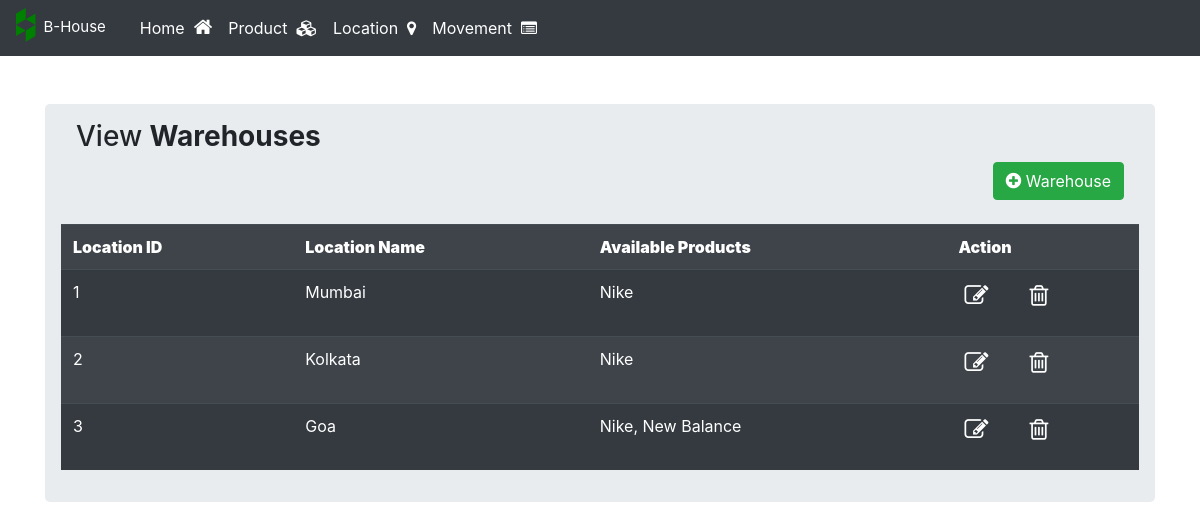
The app's page /location with its own data.
### app.py (models this page shows, shortened)
class Location(db.Model):
	id = db.Column(db.Integer,primary_key=True)
	name = db.Column(db.String(100),nullable=False)
	date_created = db.Column(db.DateTime, default=datetime.utcnow)
	date_updated = db.Column(db.DateTime, default=datetime.utcnow)

### app.py (the view)
@app.route('/location',methods=['GET','POST'])
def locations():
	if request.method=='POST':
		if 'add_location_name' in request.form:
			location_name = request.form['add_location_name']
			if not location_name.strip():
				flash(f"warehouse is empty or contains only spaces!", "danger")
				return redirect('/location')
			elif bool(Location.query.filter(func.lower(Location.name) == func.lower(location_name)).first()):
				flash(f"'{location_name}' warehouse already exists in the data!", "danger")
				return redirect('/location')
			else:
				new_location=Location(name=location_name)
				db.session.add(new_location)
				db.session.commit()
				flash(f"'{location_name}' warehouse is successfully added!", "success")
				return redirect('/location')
		if 'delete_location_id' in request.form:
			location_id = request.form['delete_location_id']
			old_location_name = Location.query.filter_by(id=location_id).first()
			f_id=ProductMovement.query.filter(or_(ProductMovement.from_location == old_location_name.name,ProductMovement.to_location == old_location_name.name),ProductMovement.Flag =='A').first()
			if f_id is not None:
				flash(f" Location used in movement cannot be deleted !", "danger")
				return redirect('/location')
			else:
				delete_location = Location.query.get_or_404(location_id)
				db.session.delete(delete_location)
				db.session.commit()
				flash(f"'{delete_location.name}' warehouse successfully deleted", "danger")
				return redirect('/location')
		if 'editlocation' in request.form:
			update_location_name = request.form['location_name']
			if bool(Location.query.filter(func.lower(Location.name) == func.lower(update_location_name)).first()):
				flash(f"'{update_location_name}' warehouse already exists in the data!", "danger")
				return redirect('/location')
			else:
				update_location_id = request.form['editlocation']
				old_location_name = Location.query.filter_by(id=update_location_id).first()
				update = Location.query.get_or_404(update_location_id)
				f_id=ProductMovement.query.filter_by(from_location = old_location_name.name)
				for  i in f_id:
					edit_movement = ProductMovement.query.get_or_404(i.id)
					edit_movement.from_location=update_location_name
				t_id=ProductMovement.query.filter_by(to_location=old_location_name.name)
				for  i in t_id:
					edit_movement = ProductMovement.query.get_or_404(i.id)
					edit_movement.to_location=update_location_name
				update.name = update_location_name
				update.date_updated = datetime.utcnow()
				db.session.commit()
				flash(f" Warehouse successfully updated to '{update.name}'!", "info")
				return redirect('/location')
	else:
		all_location = Location.query.order_by(Location.id).all()
		location_details = get_data("location")
		message=None
		if not location_details:
			message = "Currently Data is unavailable. Add Now!"
		return render_template('location.html',location_details=location_details,message=message)

### app.py (called while the page is built)
def get_total(product, location,movement=None,process=None):
	imported = 0
	exported = 0
	if movement is None:
		imported_items = get_import_data(product,location)
	else:
		imported_items = get_import_data(product,location,movement,process)
	if imported_items:
		for item in imported_items:
			imported +=item.product_qty
	if movement is None:
		exported_items = get_export_data(product,location)
	else :
		exported_items = get_export_data(product,location,movement,process)
	if exported_items:
			for item in exported_items:
				exported += item.product_qty
	if exported > imported:
		total = exported - imported
	else:
		total = imported - exported
	return total

def get_import_data(product, location,movement=None,process=None):
	if movement is not None:
		if process == 'past':
			imported = ProductMovement.query.filter(ProductMovement.id < movement , ProductMovement.product_name == product ,ProductMovement.to_location == location ,ProductMovement.Flag =='A')
		if process == 'future':
			imported = ProductMovement.query.filter(ProductMovement.id > movement , ProductMovement.product_name == product ,ProductMovement.to_location == location ,ProductMovement.Flag =='A')
	else:
		imported = ProductMovement.query.filter_by(product_name=product).filter_by(to_location=location).filter_by(Flag='A').all()
	return imported

def get_export_data(product, location,movement=None,process=None):
	if movement is not None:
		if process == 'past':
			exported = ProductMovement.query.filter(ProductMovement.id < movement , ProductMovement.product_name == product ,ProductMovement.from_location == location ,ProductMovement.Flag =='A')
			return exported
		if process == 'future':
			exported = ProductMovement.query.filter(ProductMovement.id > movement , ProductMovement.product_name == product ,ProductMovement.from_location == location ,ProductMovement.Flag =='A')
			return exported
	else:
		exported = ProductMovement.query.filter_by(product_name=product).filter_by(from_location=location).filter_by(Flag='A').all()
		return exported

### templates/location.html (shortened to what this page needs)
{% extends 'base.html' %}
{% block body %}
<br>
<div class="container" align="center">
	<br>
	<div div class="row-9">
		<DIV class="jumbotron p-3">
		<div class="col-12">
			<H3 align="left">View <b>Warehouses</b></H3>
			<div align="right">
				<button class="btn btn-success btn-xs" data-toggle="modal" data-target="#addNewLocation"><i class="fa fa-plus-circle" aria-hidden="true" style="font-size:18px ; color: white" ></i>  Warehouse</button>
			</div>
			<br>
		</div>
			<table class="table table-striped table-dark">
				<tr>
					<th><b>Location ID</b></th>
					<th><b>Location Name</b></th>
          <th><b>Available Products</b></th>
					<th><b>Action</b></th>
				</tr>
        {% if message is none%}
				{% for location in location_details%}
				<tr>
					<td>{{location.id}}</td>
					<td>{{location.name}}</td>
          <td>{{location.prod_list}}</td>
					<td>
						<div style="width:70px;">
    					<div style="float: left; width: 13px">
            <button  style="border: 0; background: none;"  data-toggle="modal" data-target="#editlocation{{location.id}}" ><i class="fa fa-edit" style="font-size:24px ; color: white"></i></button>
						</div>
					 	<div style="float: right; width: 5px">
						<form action="/location" method="POST" >
              <button type="submit" name="submit" onclick="this.blur(); return confirm('Are you sure to delete {{location.name}}?');" style="border: 0; background: none;">
            <i class="fa fa-trash-o" style='font-size:24px ; color: white' aria-hidden="true"></i>
          </button>
						</form>
						</div>
						</div>
					</td>
				</tr>
				{% endfor %}
        {% else %}
          <h3>{{message}}</h3>
          <br>
        {% endif %}
			</table>
			</DIV>
		</div>
	</div>
{% endblock%}

### records on screen
Location: id "1", name "Mumbai", prod_list "Nike"
Location: id "2", name "Kolkata", prod_list "Nike"
Location: id "3", name "Goa", prod_list "Nike, New Balance"
